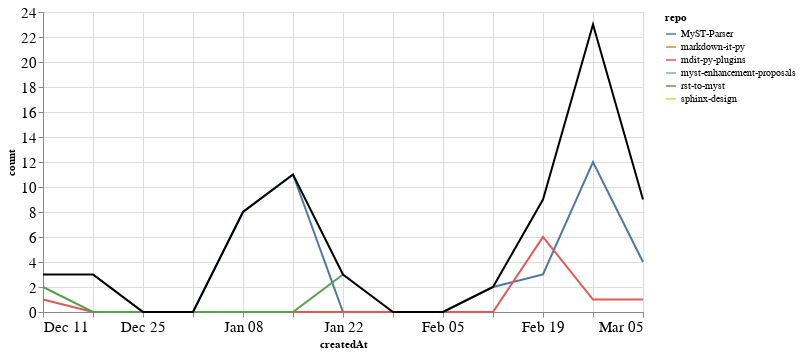

Notebook cell for this chart:
### Markdown cell above
### PRs

### Code cell
prs_time = prs.groupby('repo').resample('W', on='createdAt').count()['author'].reset_index()
prs_time = prs_time.rename(columns={'author': 'count'})
prs_time_total = prs_time.groupby('createdAt').agg({"count": "sum"}).reset_index()

ch1 = alt.Chart(prs_time, width=600).mark_line().encode(
    x='createdAt',
    y='count',
    color='repo',
    tooltip="repo"
)

ch2 = alt.Chart(prs_time_total, width=600).mark_line(color="black").encode(
    x='createdAt',
    y='count',
)

ch1 + ch2

### Figure 1 — Vega-Lite specification as saved in the notebook (floating-point values rounded to 4 significant figures)
{"config": {"axisLeft": {"labelFontSize": 15}, "axisBottom": {"labelFontSize": 15}}, "layer": [{"data": {"name": "data-1c71ae8883dff92a160fbe7eb6b2fbaa"}, "mark": "line", "encoding": {"color": {"field": "repo", "type": "nominal"}, "tooltip": {"field": "repo", "type": "nominal"}, "x": {"field": "createdAt", "type": "temporal"}, "y": {"field": "count", "type": "quantitative"}}, "width": 600}, {"data": {"name": "data-6520f79ebb3588206cc215e3c3da7723"}, "mark": {"type": "line", "color": "black"}, "encoding": {"x": {"field": "createdAt", "type": "temporal"}, "y": {"field": "count", "type": "quantitative"}}, "width": 600}], "$schema": "https://vega.github.io/schema/vega-lite/v4.17.0.json", "datasets": {"data-1c71ae8883dff92a160fbe7eb6b2fbaa": [{"repo": "MyST-Parser", "createdAt": "2022-12-18T00:00:00", "count": 3}, {"repo": "MyST-Parser", "createdAt": "2022-12-25T00:00:00", "count": 0}, {"repo": "MyST-Parser", "createdAt": "2023-01-01T00:00:00", "count": 0}, {"repo": "MyST-Parser", "createdAt": "2023-01-08T00:00:00", "count": 8}, {"repo": "MyST-Parser", "createdAt": "2023-01-15T00:00:00", "count": 11}, {"repo": "MyST-Parser", "createdAt": "2023-01-22T00:00:00", "count": 0}, {"repo": "MyST-Parser", "createdAt": "2023-01-29T00:00:00", "count": 0}, {"repo": "MyST-Parser", "createdAt": "2023-02-05T00:00:00", "count": 0}, {"repo": "MyST-Parser", "createdAt": "2023-02-12T00:00:00", "count": 2}, {"repo": "MyST-Parser", "createdAt": "2023-02-19T00:00:00", "count": 3}, {"repo": "MyST-Parser", "createdAt": "2023-02-26T00:00:00", "count": 12}, {"repo": "MyST-Parser", "createdAt": "2023-03-05T00:00:00", "count": 4}, {"repo": "markdown-it-py", "createdAt": "2023-02-26T00:00:00", "count": 10}, {"repo": "mdit-py-plugins", "createdAt": "2022-12-11T00:00:00", "count": 1}, {"repo": "mdit-py-plugins", "createdAt": "2022-12-18T00:00:00", "count": 0}, {"repo": "mdit-py-plugins", "createdAt": "2022-12-25T00:00:00", "count": 0}, {"repo": "mdit-py-plugins", "createdAt": "2023-01-01T00:00:00", "count": 0}, {"repo": "mdit-py-plugins", "createdAt": "2023-01-08T00:00:00", "count": 0}, {"repo": "mdit-py-plugins", "createdAt": "2023-01-15T00:00:00", "count": 0}, {"repo": "mdit-py-plugins", "createdAt": "2023-01-22T00:00:00", "count": 0}, {"repo": "mdit-py-plugins", "createdAt": "2023-01-29T00:00:00", "count": 0}, {"repo": "mdit-py-plugins", "createdAt": "2023-02-05T00:00:00", "count": 0}, {"repo": "mdit-py-plugins", "createdAt": "2023-02-12T00:00:00", "count": 0}, {"repo": "mdit-py-plugins", "createdAt": "2023-02-19T00:00:00", "count": 6}, {"repo": "mdit-py-plugins", "createdAt": "2023-02-26T00:00:00", "count": 1}, {"repo": "mdit-py-plugins", "createdAt": "2023-03-05T00:00:00", "count": 1}, {"repo": "myst-enhancement-proposals", "createdAt": "2023-03-05T00:00:00", "count": 3}, {"repo": "rst-to-myst", "createdAt": "2022-12-11T00:00:00", "count": 2}, {"repo": "rst-to-myst", "createdAt": "2022-12-18T00:00:00", "count": 0}, {"repo": "rst-to-myst", "createdAt": "2022-12-25T00:00:00", "count": 0}, {"repo": "rst-to-myst", "createdAt": "2023-01-01T00:00:00", "count": 0}, {"repo": "rst-to-myst", "createdAt": "2023-01-08T00:00:00", "count": 0}, {"repo": "rst-to-myst", "createdAt": "2023-01-15T00:00:00", "count": 0}, {"repo": "rst-to-myst", "createdAt": "2023-01-22T00:00:00", "count": 3}, {"repo": "sphinx-design", "createdAt": "2023-03-05T00:00:00", "count": 1}], "data-6520f79ebb3588206cc215e3c3da7723": [{"createdAt": "2022-12-11T00:00:00", "count": 3}, {"createdAt": "2022-12-18T00:00:00", "count": 3}, {"createdAt": "2022-12-25T00:00:00", "count": 0}, {"createdAt": "2023-01-01T00:00:00", "count": 0}, {"createdAt": "2023-01-08T00:00:00", "count": 8}, {"createdAt": "2023-01-15T00:00:00", "count": 11}, {"createdAt": "2023-01-22T00:00:00", "count": 3}, {"createdAt": "2023-01-29T00:00:00", "count": 0}, {"createdAt": "2023-02-05T00:00:00", "count": 0}, {"createdAt": "2023-02-12T00:00:00", "count": 2}, {"createdAt": "2023-02-19T00:00:00", "count": 9}, {"createdAt": "2023-02-26T00:00:00", "count": 23}, {"createdAt": "2023-03-05T00:00:00", "count": 9}]}}
